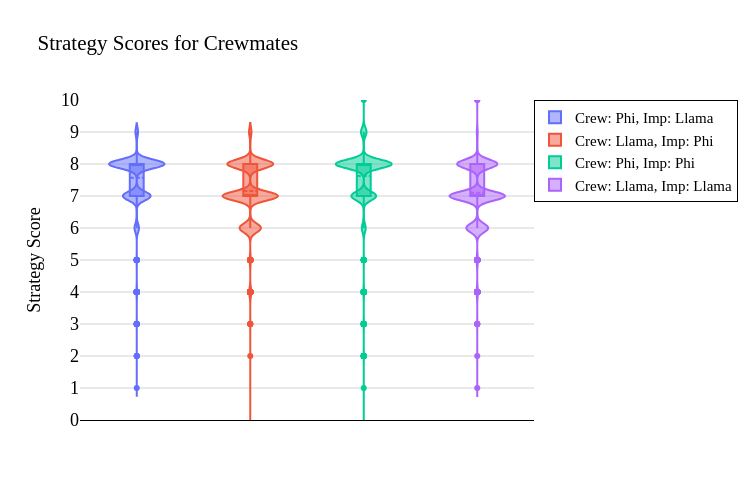

Here is the notebook cell this chart was saved with:
### Code cell
# plot distribution of strategy_score for player_identity Crewmate for each experiment

fig = go.Figure()

for i, summary_df in enumerate(summary_dfs):
    fig.add_trace(go.Violin(
        x=[DESCRIPTIONS[i]] * len(summary_df),
        y=np.sort(np.array(summary_df[summary_df["player_identity"] == "Crewmate"]["strategy_score"], dtype=np.float64)),
        name=DESCRIPTIONS[i],
        box_visible=True,
        meanline_visible=True
    ))
    
fig.update_layout(
    title="Strategy Scores for Crewmates",
    yaxis_title="Strategy Score",
    xaxis_title="",
    showlegend=True
)

# don't show x-axis labels
fig.update_xaxes(showticklabels=False)


fig.update_layout({'plot_bgcolor': 'rgba(255, 255, 255, 1)',})
# show fine grid lines on both axes on both subplotsß
# fig.update_xaxes(showgrid=True, gridwidth=1, gridcolor='LightGray')
fig.update_yaxes(showgrid=True, gridwidth=1, gridcolor='LightGray')

# legend inside the plot in a box
fig.update_layout(legend=dict(x=1, y=1, traceorder="normal", bgcolor="white", bordercolor="black", borderwidth=1))

# width and height
fig.update_layout(width=750, height=500)

# make y axis start from 0
# fig.update_yaxes(range=[0, 0.6])
fig.update_yaxes(range=[0, 10])

# # ticks on both axes
# fig.update_xaxes(tickmode='linear', tick0=0, dtick=500)
fig.update_yaxes(tickmode='linear', tick0=0, dtick=1)

# everthing latex font (for research paper)
fig.update_layout(font=dict(family='serif', size=15, color='black'))
fig.update_xaxes(title_font=dict(family='serif', size=18, color='black'))
fig.update_yaxes(title_font=dict(family='serif', size=18, color='black'))
fig.update_xaxes(tickfont=dict(family='serif', size=18, color='black'))
fig.update_yaxes(tickfont=dict(family='serif', size=18, color='black'))
fig.update_xaxes(showline=True, linewidth=1, linecolor='black', mirror=False)

fig.show()

### Figure 1 — Plotly figure (JSON) as saved in the notebook; plotly's stock layout.template omitted (floating-point values rounded to 4 significant figures; data arrays with more than 128 entries replaced by an {"elided": "..."} marker saying what was removed)
{"data": [{"box": {"visible": true}, "meanline": {"visible": true}, "name": "Crew: Phi, Imp: Llama", "type": "violin", "x": {"elided": "8701 str values"}, "y": {"elided": "6121 int values"}}, {"box": {"visible": true}, "meanline": {"visible": true}, "name": "Crew: Llama, Imp: Phi", "type": "violin", "x": {"elided": "7911 str values"}, "y": {"elided": "5580 int values"}}, {"box": {"visible": true}, "meanline": {"visible": true}, "name": "Crew: Phi, Imp: Phi", "type": "violin", "x": {"elided": "8574 str values"}, "y": {"elided": "6022 int values"}}, {"box": {"visible": true}, "meanline": {"visible": true}, "name": "Crew: Llama, Imp: Llama", "type": "violin", "x": {"elided": "7782 str values"}, "y": {"elided": "5356 int values"}}], "layout": {"font": {"color": "black", "family": "serif", "size": 15}, "height": 500, "legend": {"bgcolor": "white", "bordercolor": "black", "borderwidth": 1, "traceorder": "normal", "x": 1, "y": 1}, "plot_bgcolor": "rgba(255, 255, 255, 1)", "showlegend": true, "title": {"text": "Strategy Scores for Crewmates"}, "width": 750, "xaxis": {"linecolor": "black", "linewidth": 1, "mirror": false, "showline": true, "showticklabels": false, "tickfont": {"color": "black", "family": "serif", "size": 18}, "title": {"font": {"color": "black", "family": "serif", "size": 18}, "text": ""}}, "yaxis": {"dtick": 1, "gridcolor": "LightGray", "gridwidth": 1, "range": [0, 10], "showgrid": true, "tick0": 0, "tickfont": {"color": "black", "family": "serif", "size": 18}, "tickmode": "linear", "title": {"font": {"color": "black", "family": "serif", "size": 18}, "text": "Strategy Score"}}}}
